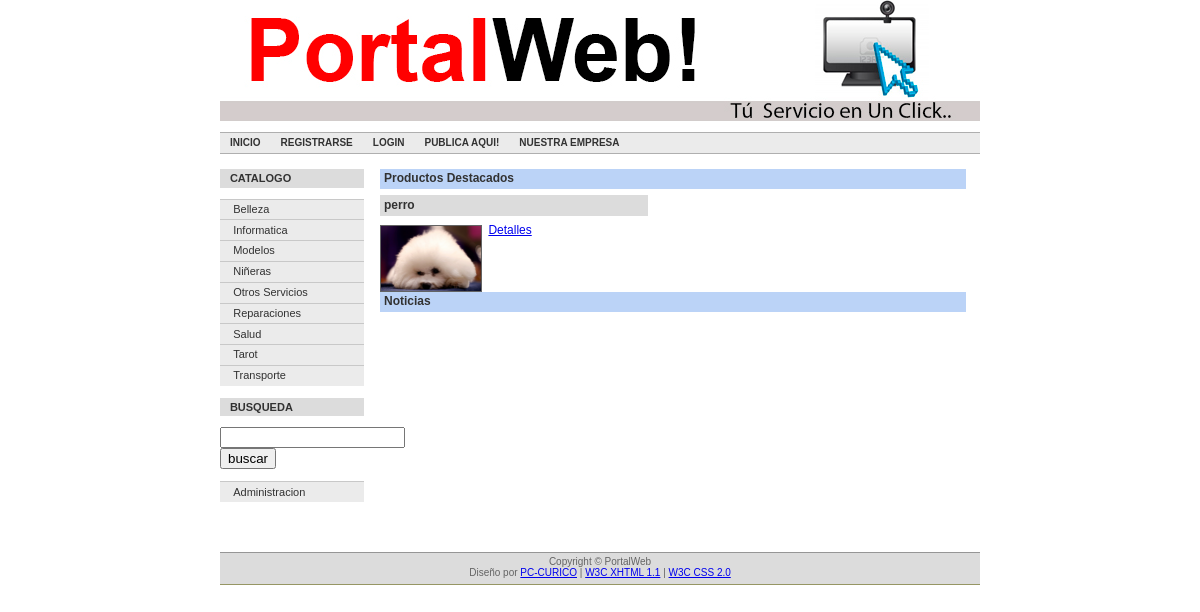
The page / on the database its author committed.
### tables this page shows
CREATE TABLE `categoriaproductos` (
  `CategoriaID` tinyint(4) NOT NULL auto_increment,
  `CategoriaNombre` varchar(20) NOT NULL,
  PRIMARY KEY  (`CategoriaID`)
);

CREATE TABLE `productos` (
  `ProductoID` tinyint(12) NOT NULL auto_increment,
  `ProductoNombre` text NOT NULL,
  `Detalles` text NOT NULL,
  `Precio` int(80) NOT NULL,
  `Stock` varchar(12) NOT NULL,
  `imagen` text,
  `CategoriaID` tinyint(4) NOT NULL,
  PRIMARY KEY  (`ProductoID`),
  KEY `CategoriaID` (`CategoriaID`)
);

### include/paginator.inc.php (called while the page is built, shortened)
<?php
 if(empty($_pagi_cuantos)){
	$_pagi_cuantos = 20;
 }
 if (empty($_GET['_pagi_pg'])){
	$_pagi_actual = 1;
 }else{
    	$_pagi_actual = $_GET['_pagi_pg'];
 }
 $_pagi_inicial = ($_pagi_actual-1) * $_pagi_cuantos;
 $_pagi_sqlLim = $_pagi_sql." LIMIT $_pagi_inicial,$_pagi_cuantos";
 $_pagi_result = mysql_query($_pagi_sqlLim);
?>

### index.php (the view, shortened to what this page needs)
<!DOCTYPE html PUBLIC "-//W3C//DTD XHTML 1.1//EN" "http://www.w3.org/TR/xhtml11/DTD/xhtml11.dtd">
<html xmlns="http://www.w3.org/1999/xhtml" xml:lang="es">
<head>
  <link rel="stylesheet" type="text/css" href="css/estilo.css" />
</head>
<body>
  <div id="wrap">
    <div id="header-seccion"><img src="imagenes/banner.jpg" width="760" height="130" alt="Banner" /></div>
    <div id="header">
      <ul>
        <li><a href="index.php">Inicio</a></li>
        <li><a href="index.php?ac=registro">Registrarse</a></li>
        <li><a href="index.php?ac=cuenta">Login</a></li>
        <li><a href="index.php?ac=proveedor">Publica Aqui!</a></li>
        <li><a href="#">Nuestra Empresa</a></li>
		</ul>
    </div>
    <div id="izq-column">
		<ul>
			<li class="izq-navheader-primero">Catalogo</li>
			<li>
<?php
$_pagi_sql='SELECT * FROM `categoriaproductos` order by CategoriaNombre';
include("include/paginator.inc.php");
if ($fila=mysql_fetch_array($_pagi_result))
	{
					 		do
							 {
							 echo "<a href='index.php?ac=catalogo&cid=".$fila[0]."'>".$fila[1]."</a>";
							 }
                             while( $fila=mysql_fetch_array($_pagi_result) );
	}
?>
			</li>
		</ul>
		<br>
		<ul>
				<li class="izq-navheader-primero">Busqueda</li>
				<li>
			  	<form name="busqueda" method="post" action="index.php?ac=busca">
				               <input name="palabra" type="text" id="palabra">
		        		       <input type="submit" name="Submit" value="buscar">
		        </form>
		        </li>
		</ul>
		<br>
		<ul>
		<li><a href="admin/login.php">Administracion</a></li>
		</ul>
    </div>
<?php
switch ($_GET['ac']) {
	default:
         include('contenidos/defecto.php');
		 break;
}
include ("contenidos/abajo.php");
?>

### contenidos/defecto.php (shortened to what this page needs)
<?php
$sql = "SELECT * FROM productos ORDER BY rand(" . time() . " * " . time() . ") LIMIT 2";
$con=conectarse();
$sql=mysql_query($sql,$con);
if ($row=mysql_fetch_array($sql))
{
?>
<div id="medio-column">
		<div class="medio-column-caja-blanco">
			<div class="medio-column-caja-titulo-azul">Productos Destacados</div>
<?php
do
{
		if ($a==1)
			{
			$estilo2="medio-column-caja-der-blanco";
			$estilo="medio-column-der";
			$a=0;
			}
		else
		{
			$estilo2="medio-column-caja-izq-blanco";
			$estilo="medio-column-izq";
			$a=1;
		}
?>
			<div class=<?php echo $estilo;?>>
						<div class=<?php echo $estilo2;?>>
							<div class="medio-column-caja-titulo-gris"><?php echo $row['ProductoNombre'];?></div>
							<p><img src="imagenes/productos/<?php echo $row['imagen'];?>" class="medio-column-img-izq" width="100"  alt="" ><?php echo $row['Detalles'];?></p>
		        			<p><a href="index.php?ac=detalles&prod=<?php echo $row['ProductoID'];?>">Detalles</a></p>
						</div>
			</div>
<?php
}
    while( $row=mysql_fetch_array($sql) );
}
?>
		</div>
<br>
<br>
<div class="medio-column-caja-blanco">
					<div class="medio-column-caja-titulo-azul">Noticias</div>
	</div>
</div>

### css/estilo.css (style rules this page uses)
body { font-size: 62.5%; margin: 0em auto; padding: 0em; background: url(../imagenes/sitio/fondo.gif) top center repeat-y; font-family: Verdana,Tahoma, Arial,sans-serif; }
#wrap { width: 76em; margin: 0em auto; }
#header-seccion { width: 76em; margin: 0em 0em 0em 0em; }
#header { clear: both; margin: 0em 0em 1.5em 0em; border-top: solid 0.1em rgb(175,175,175); border-bottom: solid 0.1em rgb(175,175,175); background-color: rgb(235,235,235); text-transform: uppercase; line-height: 2.0em; height: 2.0em; color: rgb(50,50,50); }
#header ul { margin: 0em; padding: 0em; list-style: none; font-weight: bold; font-size: 1.0em; }
#header li { float: left; white-space: nowrap; }
#header li a { display: block; padding: 0em 1.0em 0em 1.0em; border-der: solid 0.1em rgb(175,175,175); background-color: rgb(235,235,235); text-decoration: none; color: rgb(50,50,50); }
#izq-column { width: 20%; float: left; vertical-align: top; background-color: rgb(255,255,255); font-size: 1.1em; color: rgb(50,50,50); }
#izq-column ul { width: 95%; padding: 0em; margin: 0em; list-style: none; }
#izq-column li { margin: 0em 0em 0em 0em; }
#izq-column li a { display: block; padding: 0.3em 0.7em 0.2em 1.2em; border-izq: solid 0.5em rgb(235,235,235); border-top: solid 0.1em rgb(200,200,200); background-color: rgb(235,235,235); text-decoration: none; font-weight: normal; color: rgb(50,50,50); height: 1.3em; }
#izq-column .izq-navheader-primero { display: block; margin: 0em 0em 1.0em 0em; padding: 0.3em 0.7em 0.3em 0.9em; border-left: solid 0em rgb(255,210,113); background-color: rgb(220,220,220); text-transform: uppercase; text-decoration: none; font-weight: bold; color: rgb(50,50,50); }
#medio-column { float: left; width: 77%; padding: 0em 0.6em 0em 0.7em; background-color: rgb(255,255,255); color: rgb(100,100,100); line-height: 1.3em; font-size: 1.2em; }
.medio-column-izq { float: left; width: 45.75%; }
.medio-column-caja-titulo-gris { clear: both; display: block; margin: 0em 0em 0.5em 0em; padding: 0.2em 0em 0.2em 0.3em; background-color: rgb(220,220,220); font-weight: bold; color: rgb(50,50,50); }
.medio-column-caja-titulo-azul { clear: both; display: block; margin: 0em 0em 0.5em 0em; padding: 0.2em 0em 0.2em 0.3em; background-color: rgb(187,211,247); font-weight: bold; color: rgb(50,50,50); }
.medio-column-caja-blanco p { margin: 0em 0em 0.6em 0em; }
.medio-column-img-izq { float: left; margin: 0.3em 0.5em 0em 0em; border: solid 1px rgb(100,100,100); }

### rows shown on the page
categoriaproductos: CategoriaNombre "Belleza"
categoriaproductos: CategoriaNombre "Informatica"
categoriaproductos: CategoriaNombre "Modelos"
categoriaproductos: CategoriaNombre "Niñeras"
categoriaproductos: CategoriaNombre "Otros Servicios"
categoriaproductos: CategoriaNombre "Reparaciones"
categoriaproductos: CategoriaNombre "Salud"
categoriaproductos: CategoriaNombre "Tarot"
categoriaproductos: CategoriaNombre "Transporte"
productos: ProductoNombre "perro", imagen (picture)
